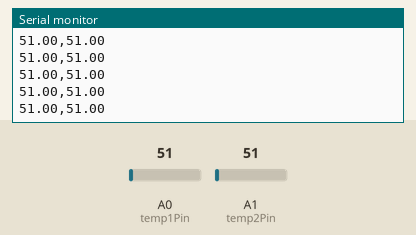
The sketch below on a simulated Arduino Uno, built with avr-gcc and run on an emulated ATmega328P. Shown: the last lines printed to the serial monitor. The test bench sets the inputs (shaded band); at power-on: A0 (temp1Pin) = 51, A1 (temp2Pin) = 51.

Above: at 8.8 s.
8.9 s: A0 (temp1Pin) set to 93
At 9.9 s:
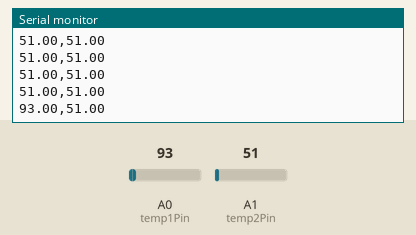
10.4 s: A0 (temp1Pin) set to 105
At 11.9 s:
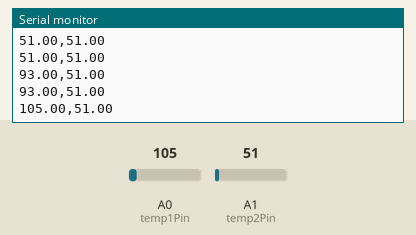
Timing chart, 0 to 12.9 s (numbered marks = the images above; inputs shaded):
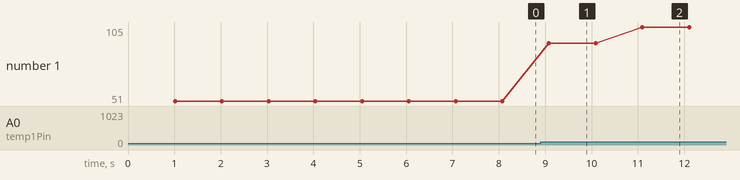

The sketch:

upload_scripts.ino
```cpp
int temp1Pin = A0;                              //Initialize ADC Channel 0
int temp2Pin = A1;                              //Initialize ADC Channel 1

void setup() {
  Serial.begin(9600);                           //Open USB Serial Port at 9600 baud
}

float temp1 = 0;                                //Initializing variable. Temp1 stores the values recorded from ADC Channel 0
float temp2 = 0;                                //Initializing variable. Temp1 stores the values recorded from ADC Channel 1
unsigned long timer1 = millis();                //Initializing timer. Timer1 holds the current value of millis(). The command millis() returns the number of milliseconds passed since the Arduino was powered. It is reset on power cycle.
unsigned long timer2 = timer1;                  //Initializing timer. Timer2 holds the value of millis() when the last record was taken. Timer2 is only updated after the difference of timer1 and timer2 is greater than 1000 (which corresponds to approximately every second)
float timeElapsed = timer1 - timer2;            //Initailizing holder variable. This variable holds the difference between Timer1 and Timer2.

void loop() {

    timer1 = millis();                         //Update Timer1 to hold the current time
    timeElapsed = timer1 - timer2;             //Update timeElapsed. Timer2 holds the time from the last record.
    delay(10);                                 //Delay to allow variable time to save in memory. Time between reads becomes erratic if removed.

    //Serial.println(timeElapsed);             //Debug line for checking if loop is executing

    if (timeElapsed > 1000) {                  //Check if 1000 milliseconds have passed.
      temp1 = analogRead(temp1Pin);            //Read the assigned ADC channel on temp1Pin. This is default set to Channel 0
      delay(5);
      temp2 = analogRead(temp2Pin);            //Read the assigned ADC channel on temp2Pin. This is default set to Channel 1

      //temp1 = 155 - temp1*0.1556;            //Calibration Equation. Remove // to convert ADC values to temperature in Celcius
      //temp2 = 155 - temp2*0.1556;            //Calibration Equation. Remove // to convert ADC values to temperature in Celcius

      Serial.print(temp1);                     //Send the value of temp1 to the serial port
      Serial.print(",");                       //Send the ASCI character "," to the serial
      Serial.println(temp2);                   //Send the value of temp2 to the serial port

      timer2 = timer1;                         //Update timer2 to the current value of timer1. This is important to ensure
      timer1 = millis();                       //Update timer1 to current time
      timeElapsed = timer1 - timer2;           //Reset timeElapsed for triggering the loop.
      delay(10);
      }
}
```

Measured:
- after the input at 8.9 s, the serial monitor: prints a new line after 0.18 s (image 1)
- after the input at 10.4 s, the serial monitor: prints a new line after 0.70 s (image 2)
- plotted number 1: 51 → 93 after the input at 8.9 s, 93 → 105 after the input at 10.4 s
